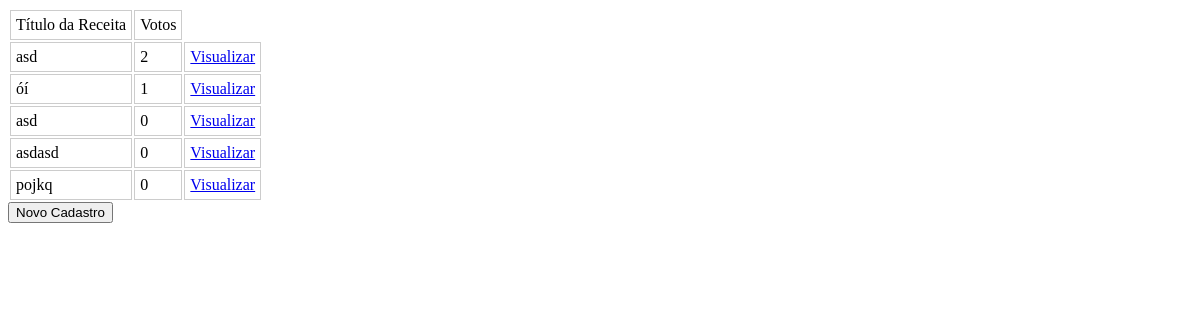
The app's page /TEX/visualizarReceitas.php, older data.
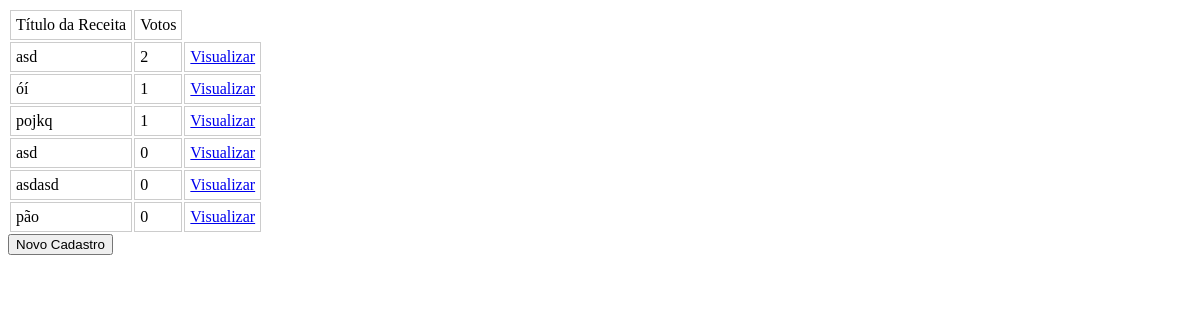
The same page, newer data.
### tables this page shows
CREATE TABLE `receita` (
  `codReceita` int(11) NOT NULL,
  `nomeReceita` varchar(255) DEFAULT NULL,
  `ingredientes` text,
  `modoPreparo` text,
  `codCategoria` int(11) DEFAULT NULL,
  `codTempo` int(11) DEFAULT NULL,
  `codUsuario` int(11) DEFAULT NULL,
  `totalVotos` int(11) NOT NULL
);

### TEX/visualizarReceitas.php (the view, shortened to what this page needs)
<html>
	<head>
	</head>
		<body>
			<?php
				include('includes/conn.php');
				$query1=mysqli_query($conn,"SELECT codReceita, nomeReceita, totalVotos FROM receita ORDER BY totalVotos desc, nomeReceita asc; ");
				echo "<table>
							<tr>
								<td>Título da Receita</td>
								<td>Votos</td>
							</tr>
								";
				while($query2=mysqli_fetch_array($query1)){
					echo "<tr><td>".$query2['nomeReceita']."</td>";
					echo "<td>".$query2['totalVotos']."</td>";
					echo "<td><center><a href='visualizar.php?codReceita=".$query2['codReceita']."'>Visualizar</a></center></td>";
					echo "</tr>";
				}
				echo "</table>";
			?>
			<a href="receita.php" target="conteudo"><input type="button" name="cadastro" value="Novo Cadastro"></a>
		</body>
</html>

### TEX/visualizarReceitas.php (style rules this page uses)
td { padding:5px; border:1px solid #ccc; }

Row changes from the older to the newer data that the page shows:
changed receita "pojkq": totalVotos "0" → "1"; moves up the list
added receita: nomeReceita "pão", totalVotos "0"
